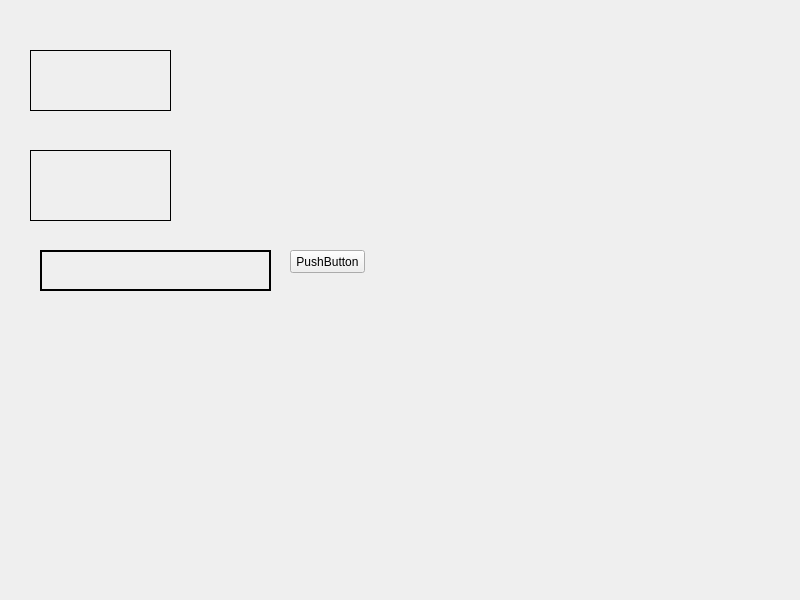
<?xml version="1.0" encoding="UTF-8"?>
<ui version="4.0">
 <class>Widget</class>
 <widget class="QWidget" name="Widget">
  <property name="geometry">
   <rect>
    <x>0</x>
    <y>0</y>
    <width>800</width>
    <height>600</height>
   </rect>
  </property>
  <property name="windowTitle">
   <string>Widget</string>
  </property>
  <widget class="myLabel" name="label">
   <property name="geometry">
    <rect>
     <x>30</x>
     <y>50</y>
     <width>141</width>
     <height>61</height>
    </rect>
   </property>
   <property name="frameShape">
    <enum>QFrame::Box</enum>
   </property>
   <property name="text">
    <string/>
   </property>
  </widget>
  <widget class="QLabel" name="label_2">
   <property name="geometry">
    <rect>
     <x>30</x>
     <y>150</y>
     <width>141</width>
     <height>71</height>
    </rect>
   </property>
   <property name="frameShape">
    <enum>QFrame::Box</enum>
   </property>
   <property name="text">
    <string/>
   </property>
  </widget>
  <widget class="QLabel" name="label_3">
   <property name="geometry">
    <rect>
     <x>40</x>
     <y>250</y>
     <width>231</width>
     <height>41</height>
    </rect>
   </property>
   <property name="frameShape">
    <enum>QFrame::WinPanel</enum>
   </property>
   <property name="text">
    <string/>
   </property>
  </widget>
  <widget class="QLabel" name="label_4">
   <property name="geometry">
    <rect>
     <x>70</x>
     <y>310</y>
     <width>211</width>
     <height>51</height>
    </rect>
   </property>
   <property name="text">
    <string/>
   </property>
  </widget>
  <widget class="QPushButton" name="btn">
   <property name="geometry">
    <rect>
     <x>290</x>
     <y>250</y>
     <width>75</width>
     <height>23</height>
    </rect>
   </property>
   <property name="text">
    <string>PushButton</string>
   </property>
  </widget>
 </widget>
 <customwidgets>
  <customwidget>
   <class>myLabel</class>
   <extends>QLabel</extends>
   <header location="global">mylabel.h</header>
  </customwidget>
 </customwidgets>
 <resources/>
 <connections/>
</ui>
